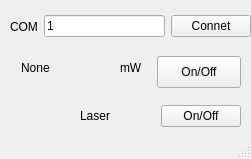
<?xml version="1.0" encoding="UTF-8"?>
<ui version="4.0">
 <class>MainWindow</class>
 <widget class="QMainWindow" name="MainWindow">
  <property name="geometry">
   <rect>
    <x>0</x>
    <y>0</y>
    <width>251</width>
    <height>159</height>
   </rect>
  </property>
  <property name="windowTitle">
   <string>MainWindow</string>
  </property>
  <widget class="QWidget" name="centralwidget">
   <widget class="QPushButton" name="pushButton">
    <property name="geometry">
     <rect>
      <x>157</x>
      <y>56</y>
      <width>84</width>
      <height>32</height>
     </rect>
    </property>
    <property name="text">
     <string>On/Off</string>
    </property>
   </widget>
   <widget class="QLabel" name="label">
    <property name="geometry">
     <rect>
      <x>21</x>
      <y>60</y>
      <width>91</width>
      <height>16</height>
     </rect>
    </property>
    <property name="text">
     <string>None</string>
    </property>
   </widget>
   <widget class="QLabel" name="label_2">
    <property name="geometry">
     <rect>
      <x>120</x>
      <y>60</y>
      <width>24</width>
      <height>16</height>
     </rect>
    </property>
    <property name="text">
     <string>mW</string>
    </property>
   </widget>
   <widget class="QWidget" name="layoutWidget">
    <property name="geometry">
     <rect>
      <x>10</x>
      <y>10</y>
      <width>241</width>
      <height>33</height>
     </rect>
    </property>
    <layout class="QHBoxLayout" name="horizontalLayout">
     <item>
      <widget class="QLabel" name="label_3">
       <property name="text">
        <string>COM</string>
       </property>
      </widget>
     </item>
     <item>
      <widget class="QLineEdit" name="lineEdit">
       <property name="text">
        <string>1</string>
       </property>
      </widget>
     </item>
     <item>
      <widget class="QPushButton" name="pushButton_2">
       <property name="enabled">
        <bool>true</bool>
       </property>
       <property name="text">
        <string>Connet</string>
       </property>
      </widget>
     </item>
    </layout>
   </widget>
   <widget class="QWidget" name="">
    <property name="geometry">
     <rect>
      <x>80</x>
      <y>100</y>
      <width>161</width>
      <height>32</height>
     </rect>
    </property>
    <layout class="QHBoxLayout" name="horizontalLayout_2">
     <item>
      <widget class="QLabel" name="label_4">
       <property name="text">
        <string>Laser</string>
       </property>
      </widget>
     </item>
     <item>
      <widget class="QPushButton" name="pushButton_3">
       <property name="text">
        <string>On/Off</string>
       </property>
      </widget>
     </item>
    </layout>
   </widget>
  </widget>
  <widget class="QStatusBar" name="statusbar"/>
 </widget>
 <resources/>
 <connections>
  <connection>
   <sender>pushButton</sender>
   <signal>clicked()</signal>
   <receiver>MainWindow</receiver>
   <slot>buttom_clicked()</slot>
   <hints>
    <hint type="sourcelabel">
     <x>197</x>
     <y>32</y>
    </hint>
    <hint type="destinationlabel">
     <x>197</x>
     <y>60</y>
    </hint>
   </hints>
  </connection>
 </connections>
 <slots>
  <slot>buttom_clicked()</slot>
 </slots>
</ui>
